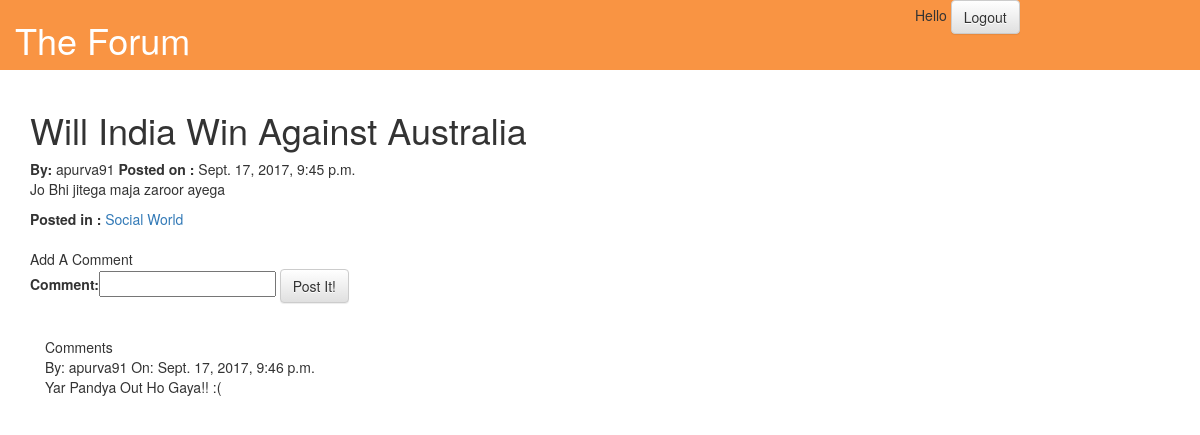
Page /posts/8/ (signed in) on the committed database.
### forum/models.py (models this page shows, shortened)
class ForumPost(models.Model):
    author = models.ForeignKey(User, on_delete = models.CASCADE)
    topic = models.CharField(max_length=255)
    text = models.CharField(max_length=1000)
    date = models.DateTimeField('date')
    category = models.ForeignKey( PostCategory, on_delete = models.CASCADE )

class PostCategory(models.Model):
    name = models.CharField(max_length=255)
    url = models.SlugField()
    def __str__(self):
        return self.url
    class Meta:
        verbose_name_plural = 'post categories'

class Comment(models.Model):
    author = models.ForeignKey(User, on_delete = models.CASCADE)
    comment = models.CharField(max_length=1000)
    date = models.DateTimeField('date')
    forumpost = models.ForeignKey(ForumPost, on_delete=models.CASCADE)

### forum/views.py (the view)
# urls.py: url(r'^posts/(?P<post_id>[0-9]+)/$',views.PostDetail, name='post_detail'),
def PostDetail(request,post_id):
	current_post = get_object_or_404(ForumPost, pk=post_id)
	current_post_comments = Comment.objects.filter(forumpost=current_post.id).order_by('-date')
	if request.user.is_authenticated:
		if request.method=='POST':
			form = CommentForm(request.POST)
			if form.is_valid():
				comment = form.save(commit=False)
				comment.date = timezone.now()
				comment.author = request.user
				comment.forumpost = current_post
				comment.save()
				return redirect('/posts/'+str(current_post.id))
		else:
			form = CommentForm()
	return render(request,'forum/post_detail.html',{'current_post':current_post, 'current_post_comments':current_post_comments, 'form':form,})

### forum/forms.py
class CommentForm(forms.ModelForm):
	class Meta:
		model = Comment
		fields = ('comment',)

### forum/templates/forum/post_detail.html
{% extends 'forum/base.html' %}
{% block content %}
{% with current_post as cp%}
<h1>{{cp.topic}}</h1>
<b> By: </b> {{cp.author}}
<b> Posted on :</b> {{cp.date}}
<p>{{cp.text}}</p>
<b>  Posted in :</b> <a href = '/category/{{cp.category}}'> {{cp.category.name}} </a>
<br>
{%endwith%}
<br>
{%if user.is_authenticated%}
Add A Comment
<form method="POST" class="post-form">{% csrf_token %}
	{{ form }}
	<button type="submit" class="save btn btn-default">Post It!</button>
</form>
{%else%}
To Add A Comment Log In First
{%endif%}
<br>
<div class="comments container">
	{%ifequal current_post_comments.count 0%}
	No Comments Till Now
	{%else%}
	Comments
	{%for com in current_post_comments%}
	<p>
		By: {{com.author}}
		On: {{com.date}}
		<br>
		{{com.comment}}
	</p>
	{%endfor%}
	{%endifequal%}
</div>
{%endblock%}

### rows in the picture
ForumPost: topic "Will India Win Against Australia", author "apurva91", date "Sept. 17, 2017, 9:45 p.m.", text "Jo Bhi jitega maja zaroor ayega", category.name "Social World"
Comment: author "apurva91", date "Sept. 17, 2017, 9:46 p.m.", comment "Yar Pandya Out Ho Gaya!! :("
